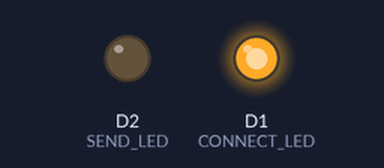
Simulated run of this program. Board: ESP8266 (NodeMCU). Shown: output pins drawn as LEDs (lit = HIGH). WiFi joins after 1.5 s; servers stay silent unless stated; uploads are accepted with an empty reply; what the program prints to the serial monitor is not drawn. At 2.2 s the program puts the board to deep sleep or switches it off; the recording ends there.

Above: at 0.1 s.
At 1.1 s:
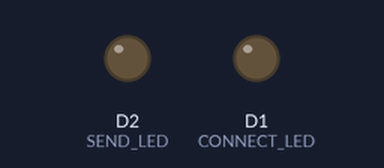
At 2.12 s:
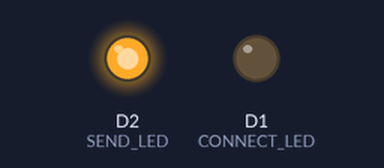
Timing chart, 0 to 2.2 s (numbered marks = the images above):
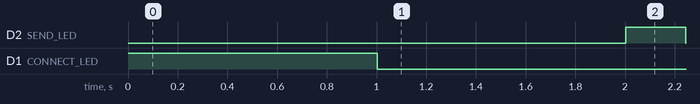

Measured:
- by itself, D2 (SEND_LED): LOW → HIGH at 2.0 s, → LOW 0.24 s later
- by itself, D1 (CONNECT_LED): LOW → HIGH at 0.00 s, → LOW 1.0 s later

The program:

main.cpp
```cpp
#include <Arduino.h>

#include <ESP8266WiFi.h>

#include <ESP8266HTTPClient.h>

#define ANALOG_PIN 0
#define INTERVAL_uS 60e6
#define CONNECT_LED D1
#define SEND_LED D2

#define JSON_MAX_LENGTH 128

// to be defined by the user
#include "config.h"

int connect();
void disconnect();
double temperature();
void measureAndSend();

void setup()
{
  pinMode(D0, INPUT);           // For wakeup after deep sleep. D0 must be connected with RST pins
  pinMode(CONNECT_LED, OUTPUT); // led indicating the system is workin
  pinMode(SEND_LED, OUTPUT);    // led indicating the system is workin

#if DEBUG
  Serial.begin(9600);
  Serial.setTimeout(2000);
#endif // DEBUG

  connect();

  measureAndSend();
  disconnect();

  ESP.deepSleep(INTERVAL_uS, WAKE_RF_DEFAULT);
}

int connect()
{
  digitalWrite(CONNECT_LED, HIGH);
  WiFi.persistent(false);
  WiFi.mode(WIFI_STA);
  WiFi.begin(WIFI_SSID, WIFI_PASSWORD);

  int timeout = 0;
  // wait for WiFi connection
  while (WiFi.status() != WL_CONNECTED)
  {
#if DEBUG
    Serial.print(".");
#endif // DEBUG
    delay(1000);
    digitalWrite(CONNECT_LED, LOW);
    if (timeout++ >= 20)
    {
#if DEBUG
      Serial.println("--> ERROR: Wifi commection timeout");
#endif // DEBUG
      return -1;
    }
  }
  return 0;
}

void disconnect()
{
  WiFi.disconnect();
  WiFi.mode(WIFI_OFF);
  digitalWrite(CONNECT_LED, LOW);
  digitalWrite(SEND_LED, LOW);
}

// sends data directly to new relic
void directSubmission(char *json)
{
// TO DO
}
// sends data to the IoT agent
void agentSubmission(char *json)
{
  HTTPClient http;
  // configure traged server and url
  http.begin(NRIOT_AGENT_URL); //HTTP
  int httpCode = http.POST(json);
#if DEBUG
  if (httpCode > 0)
  {
    Serial.printf("Http code: %d\n", httpCode);
    // file found at server
    if (httpCode == HTTP_CODE_OK)
    {
      String payload = http.getString();
      Serial.println(payload);
    }
  }
  else
  {
    Serial.printf("[HTTP] GET... failed, error: %s\n", http.errorToString(httpCode).c_str());
  }
#endif // DEBUG

  http.end();
}

void measureAndSend()
{
  digitalWrite(SEND_LED, HIGH);

  char json[JSON_MAX_LENGTH];

  double temp = temperature();
  sprintf(json, "{\"eventType\":\"TemperatureSample\",\"sensorId\":\"%s\",\"temperature\":%.2lf,\"unit\":\"Celsius\"}", SENSOR_ID, temp);

#if DEBUG
  Serial.printf("Sending: %s\n", json);
#endif // DEBUG

  agentSubmission(json);
}

// Voltage calculation for the TMP36 sensor, connected to the Analog pin
double temperature()
{
  //getting the voltage reading from the temperature sensor
  int reading = analogRead(ANALOG_PIN);

  // converting that reading to voltage, for 3.3v arduino use 3.3
  double voltage = reading * 3.3 / 1024.0;

  // now print out the temperature
  return (voltage - 0.5) * 100; //converting from 10 mv per degree wit 500 mV offset
}
void loop()
{
}
```

config.template.h
```cpp
/**
 * Instructions:
 * copy this config.template.h file into config.h
 * set the following values to your configuration
 */

#define DEBUG true
#define NRIOT_AGENT_URL "http://192.168.1.2:8080/http"
#define SENSOR_ID "livingRoom"
#define WIFI_SSID "*******"
#define WIFI_PASSWORD "*********"
```
